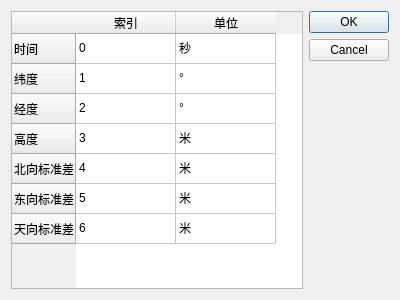
<?xml version="1.0" encoding="UTF-8"?>
<ui version="4.0">
 <class>Dialog</class>
 <widget class="QDialog" name="Dialog">
  <property name="geometry">
   <rect>
    <x>0</x>
    <y>0</y>
    <width>400</width>
    <height>300</height>
   </rect>
  </property>
  <property name="minimumSize">
   <size>
    <width>370</width>
    <height>300</height>
   </size>
  </property>
  <property name="maximumSize">
   <size>
    <width>400</width>
    <height>340</height>
   </size>
  </property>
  <property name="windowTitle">
   <string>Dialog</string>
  </property>
  <layout class="QGridLayout" name="gridLayout_2">
   <item row="0" column="0">
    <layout class="QHBoxLayout" name="horizontalLayout">
     <item>
      <widget class="QTableWidget" name="tableWidget">
       <row>
        <property name="text">
         <string>时间</string>
        </property>
       </row>
       <row>
        <property name="text">
         <string>纬度</string>
        </property>
       </row>
       <row>
        <property name="text">
         <string>经度</string>
        </property>
       </row>
       <row>
        <property name="text">
         <string>高度</string>
        </property>
       </row>
       <row>
        <property name="text">
         <string>北向标准差</string>
        </property>
       </row>
       <row>
        <property name="text">
         <string>东向标准差</string>
        </property>
       </row>
       <row>
        <property name="text">
         <string>天向标准差</string>
        </property>
       </row>
       <column>
        <property name="text">
         <string>索引</string>
        </property>
       </column>
       <column>
        <property name="text">
         <string>单位</string>
        </property>
       </column>
       <item row="0" column="0">
        <property name="text">
         <string>0</string>
        </property>
        <property name="flags">
         <set>ItemIsSelectable|ItemIsEditable|ItemIsDragEnabled|ItemIsUserCheckable|ItemIsEnabled</set>
        </property>
       </item>
       <item row="0" column="1">
        <property name="text">
         <string>秒</string>
        </property>
       </item>
       <item row="1" column="0">
        <property name="text">
         <string>1</string>
        </property>
        <property name="flags">
         <set>ItemIsSelectable|ItemIsEditable|ItemIsDragEnabled|ItemIsUserCheckable|ItemIsEnabled</set>
        </property>
       </item>
       <item row="1" column="1">
        <property name="text">
         <string>°</string>
        </property>
       </item>
       <item row="2" column="0">
        <property name="text">
         <string>2</string>
        </property>
        <property name="flags">
         <set>ItemIsSelectable|ItemIsEditable|ItemIsDragEnabled|ItemIsUserCheckable|ItemIsEnabled</set>
        </property>
       </item>
       <item row="2" column="1">
        <property name="text">
         <string>°</string>
        </property>
       </item>
       <item row="3" column="0">
        <property name="text">
         <string>3</string>
        </property>
        <property name="flags">
         <set>ItemIsSelectable|ItemIsEditable|ItemIsDragEnabled|ItemIsUserCheckable|ItemIsEnabled</set>
        </property>
       </item>
       <item row="3" column="1">
        <property name="text">
         <string>米</string>
        </property>
       </item>
       <item row="4" column="0">
        <property name="text">
         <string>4</string>
        </property>
        <property name="flags">
         <set>ItemIsSelectable|ItemIsEditable|ItemIsDragEnabled|ItemIsUserCheckable|ItemIsEnabled</set>
        </property>
       </item>
       <item row="4" column="1">
        <property name="text">
         <string>米</string>
        </property>
       </item>
       <item row="5" column="0">
        <property name="text">
         <string>5</string>
        </property>
        <property name="flags">
         <set>ItemIsSelectable|ItemIsEditable|ItemIsDragEnabled|ItemIsUserCheckable|ItemIsEnabled</set>
        </property>
       </item>
       <item row="5" column="1">
        <property name="text">
         <string>米</string>
        </property>
       </item>
       <item row="6" column="0">
        <property name="text">
         <string>6</string>
        </property>
        <property name="flags">
         <set>ItemIsSelectable|ItemIsEditable|ItemIsDragEnabled|ItemIsUserCheckable|ItemIsEnabled</set>
        </property>
       </item>
       <item row="6" column="1">
        <property name="text">
         <string>米</string>
        </property>
       </item>
      </widget>
     </item>
     <item>
      <layout class="QGridLayout" name="gridLayout">
       <item row="0" column="0">
        <widget class="QDialogButtonBox" name="buttonBox">
         <property name="orientation">
          <enum>Qt::Vertical</enum>
         </property>
         <property name="standardButtons">
          <set>QDialogButtonBox::Cancel|QDialogButtonBox::Ok</set>
         </property>
        </widget>
       </item>
      </layout>
     </item>
    </layout>
   </item>
  </layout>
 </widget>
 <resources/>
 <connections>
  <connection>
   <sender>buttonBox</sender>
   <signal>accepted()</signal>
   <receiver>Dialog</receiver>
   <slot>accept()</slot>
   <hints>
    <hint type="sourcelabel">
     <x>248</x>
     <y>254</y>
    </hint>
    <hint type="destinationlabel">
     <x>157</x>
     <y>274</y>
    </hint>
   </hints>
  </connection>
  <connection>
   <sender>buttonBox</sender>
   <signal>rejected()</signal>
   <receiver>Dialog</receiver>
   <slot>reject()</slot>
   <hints>
    <hint type="sourcelabel">
     <x>316</x>
     <y>260</y>
    </hint>
    <hint type="destinationlabel">
     <x>286</x>
     <y>274</y>
    </hint>
   </hints>
  </connection>
 </connections>
</ui>
